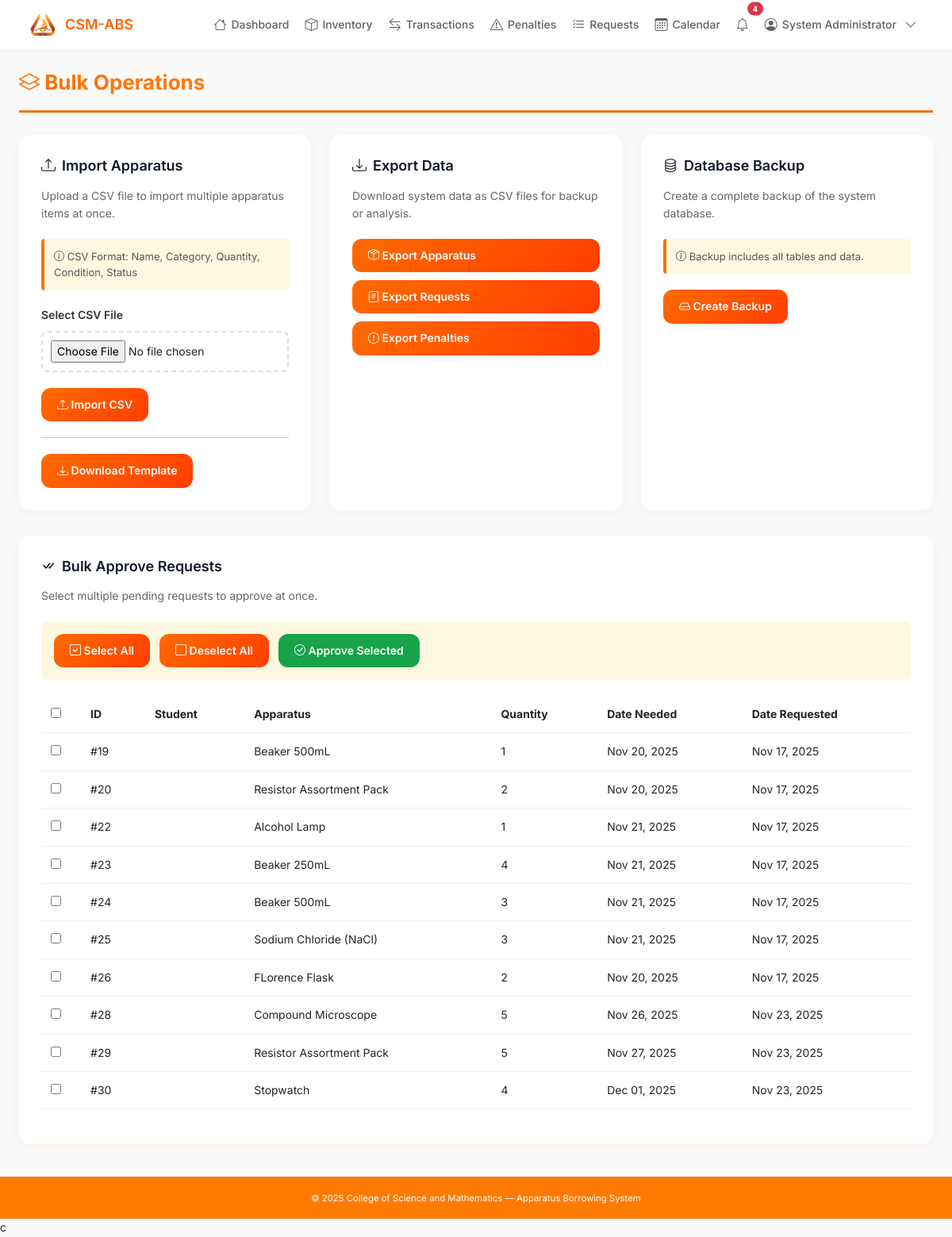
Before: /bulk_operations.php (signed in) with the older database file.
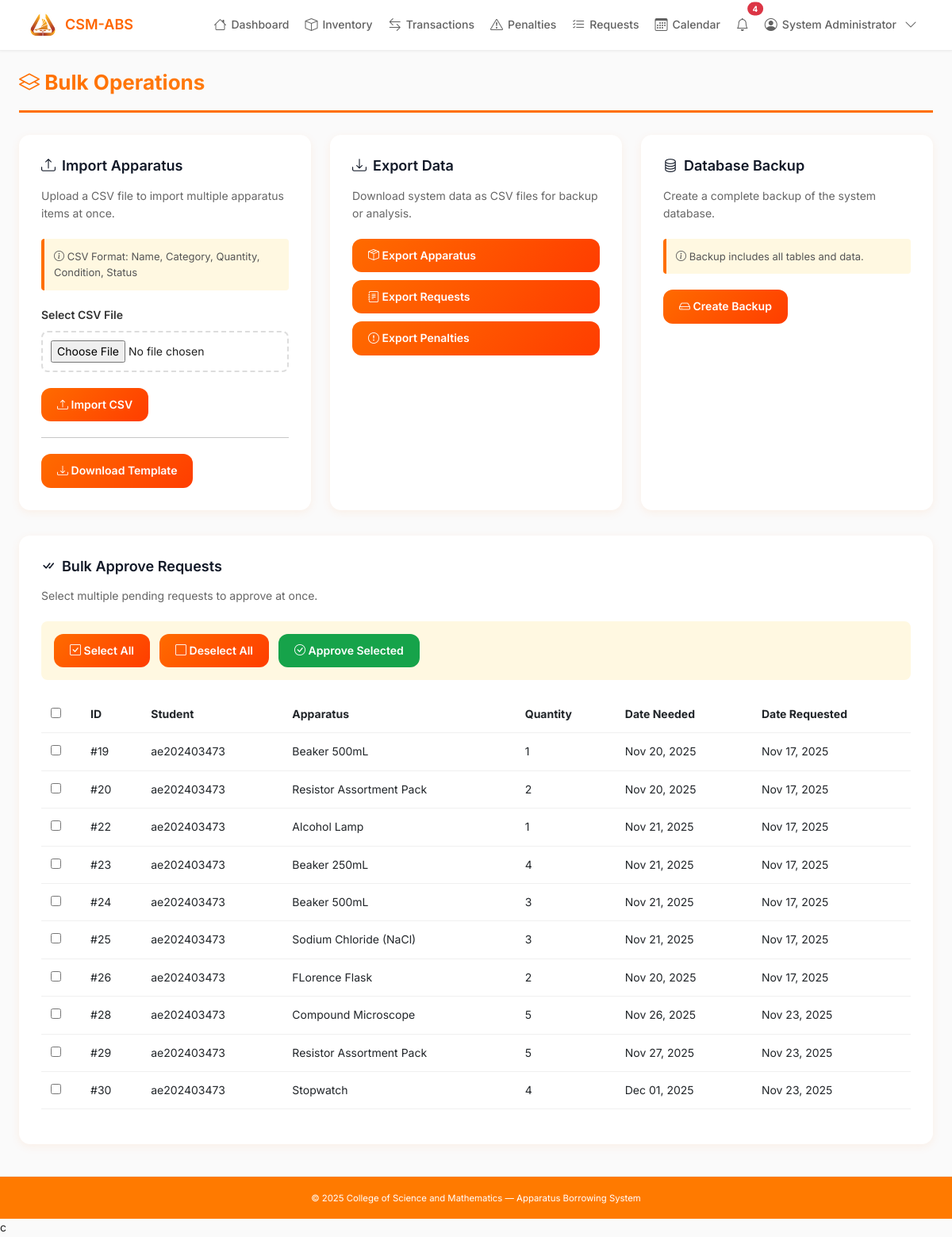
After: the same page with the newer database file.
### tables this page shows
CREATE TABLE `borrow_requests` (
  `request_id` int(11) NOT NULL,
  `student_id` int(11) DEFAULT NULL,
  `full_name` varchar(150) DEFAULT NULL,
  `student_first_name` varchar(50) NOT NULL,
  `student_last_name` varchar(50) NOT NULL,
  `student_mi` varchar(5) DEFAULT NULL,
  `faculty_id` int(11) DEFAULT NULL,
  `apparatus_id` int(11) DEFAULT NULL,
  `quantity` int(11) DEFAULT NULL,
  `concentration` varchar(100) DEFAULT NULL,
  `date_requested` date DEFAULT NULL,
  `date_needed` date DEFAULT NULL,
  `time_from` time DEFAULT NULL,
  `time_to` time DEFAULT NULL,
  `subject` varchar(100) DEFAULT NULL,
  `schedule` varchar(100) DEFAULT NULL,
  `room` varchar(50) DEFAULT NULL,
  `purpose` text DEFAULT NULL,
  `status` enum('pending','approved','released','returned','rejected') DEFAULT 'pending',
  `date_returned` datetime DEFAULT NULL,
  `remarks` text DEFAULT NULL,
  `archived` tinyint(1) DEFAULT 0
);

CREATE TABLE `apparatus` (
  `apparatus_id` int(11) NOT NULL,
  `name` varchar(100) NOT NULL,
  `category` varchar(50) DEFAULT NULL,
  `quantity` int(11) DEFAULT 0,
  `condition` varchar(50) NOT NULL DEFAULT 'Good',
  `description` text DEFAULT NULL,
  `status` enum('Available','Borrowed','Damaged','Maintenance') DEFAULT 'Available',
  `item_condition` enum('new','old') NOT NULL DEFAULT 'new' COMMENT 'Indicates whether the apparatus is new or used/old'
);

CREATE TABLE `users` (
  `user_id` int(11) NOT NULL,
  `first_name` varchar(50) NOT NULL,
  `last_name` varchar(50) NOT NULL,
  `middle_initial` char(1) DEFAULT NULL,
  `username` varchar(50) NOT NULL,
  `password` varchar(255) NOT NULL,
  `role` enum('admin','faculty','student','assistant') NOT NULL,
  `full_name` varchar(100) DEFAULT NULL,
  `email` varchar(100) DEFAULT NULL
);

### bulk_operations.php (the view, shortened to what this page needs)
<?php
require_once __DIR__ . '/includes/header.php';
$pending_requests = mysqli_query($conn, "
    SELECT br.*, u.full_name as student_name, a.name as apparatus_name
    FROM borrow_requests br
    LEFT JOIN users u ON br.student_id = u.user_id
    LEFT JOIN apparatus a ON br.apparatus_id = a.apparatus_id
    WHERE br.status = 'pending'
    ORDER BY br.date_requested ASC
    LIMIT 50
");
?>
<div class="page-header">
    <h2><i class="bi bi-layers"></i> Bulk Operations</h2>
</div>
<div class="operations-grid">
    <div class="operation-card">
        <h3><i class="bi bi-upload"></i> Import Apparatus</h3>
        <p>Upload a CSV file to import multiple apparatus items at once.</p>
        <div class="info-box">
            <i class="bi bi-info-circle"></i>
            CSV Format: Name, Category, Quantity, Condition, Status
        </div>
        <form method="POST" enctype="multipart/form-data">
            <div class="form-group">
                <label>Select CSV File</label>
                <input type="file" name="csv_file" accept=".csv" required>
            </div>
            <button type="submit" name="import_apparatus" class="btn-primary">
                <i class="bi bi-upload"></i> Import CSV
            </button>
        </form>
        <hr style="margin: 20px 0;">
        <a href="assets/apparatus_template.csv" class="btn-primary" download>
            <i class="bi bi-download"></i> Download Template
        </a>
    </div>
    <div class="operation-card">
        <h3><i class="bi bi-download"></i> Export Data</h3>
        <p>Download system data as CSV files for backup or analysis.</p>
        <div style="display: flex; flex-direction: column; gap: 10px;">
            <a href="?export=apparatus" class="btn-primary">
                <i class="bi bi-box-seam"></i> Export Apparatus
            </a>
            <a href="?export=requests" class="btn-primary">
                <i class="bi bi-journal-text"></i> Export Requests
            </a>
            <a href="?export=penalties" class="btn-primary">
                <i class="bi bi-exclamation-circle"></i> Export Penalties
            </a>
        </div>
    </div>
    <div class="operation-card">
        <h3><i class="bi bi-database"></i> Database Backup</h3>
        <p>Create a complete backup of the system database.</p>
        <div class="info-box">
            <i class="bi bi-info-circle"></i>
            Backup includes all tables and data.
        </div>
        <button class="btn-primary" onclick="alert('Database backup feature requires server configuration. Please contact your system administrator.')">
            <i class="bi bi-hdd"></i> Create Backup
        </button>
    </div>
</div>
<?php if (mysqli_num_rows($pending_requests) > 0): ?>
<div class="operation-card">
    <h3><i class="bi bi-check-all"></i> Bulk Approve Requests</h3>
    <p>Select multiple pending requests to approve at once.</p>
    <form method="POST">
        <div class="bulk-actions">
            <button type="button" onclick="selectAll()" class="btn-primary">
                <i class="bi bi-check-square"></i> Select All
            </button>
            <button type="button" onclick="deselectAll()" class="btn-primary">
                <i class="bi bi-square"></i> Deselect All
            </button>
            <button type="submit" name="bulk_approve" class="btn-success">
                <i class="bi bi-check-circle"></i> Approve Selected
            </button>
        </div>
        <div class="table-responsive">
            <table class="table">
                <thead>
                    <tr>
                        <th width="50">
                            <input type="checkbox" id="select_all">
                        </th>
                        <th>ID</th>
                        <th>Student</th>
                        <th>Apparatus</th>
                        <th>Quantity</th>
                        <th>Date Needed</th>
                        <th>Date Requested</th>
                    </tr>
                </thead>
                <tbody>
                    <?php while ($row = mysqli_fetch_assoc($pending_requests)): ?>
                    <tr>
                        <td>
                            <input type="checkbox" name="request_ids[]" value="<?= $row['request_id'] ?>" class="request_checkbox">
                        </td>
                        <td>#<?= $row['request_id'] ?></td>
                        <td><?= htmlspecialchars($row['student_name']) ?></td>
                        <td><?= htmlspecialchars($row['apparatus_name']) ?></td>
                        <td><?= $row['quantity'] ?></td>
                        <td><?= date('M d, Y', strtotime($row['date_needed'])) ?></td>
                        <td><?= date('M d, Y', strtotime($row['date_requested'])) ?></td>
                    </tr>
                    <?php endwhile; ?>
                </tbody>
            </table>
        </div>
    </form>
</div>
<?php endif; ?>
<?php require_once __DIR__ . '/includes/footer.php'; ?>c

Changed rows visible on the page:
changed through a linked row, borrow_requests id 19: student.full_name (not shown) → "ae202403473"
changed through a linked row, borrow_requests id 20: student.full_name (not shown) → "ae202403473"
changed through a linked row, borrow_requests "Alcohol Lamp": student.full_name (not shown) → "ae202403473"
changed through a linked row, borrow_requests "Beaker 250mL": student.full_name (not shown) → "ae202403473"
changed through a linked row, borrow_requests id 24: student.full_name (not shown) → "ae202403473"
changed through a linked row, borrow_requests "Sodium Chloride (NaCl)": student.full_name (not shown) → "ae202403473"
changed through a linked row, borrow_requests "FLorence Flask": student.full_name (not shown) → "ae202403473"
changed through a linked row, borrow_requests "Nov 26, 2025": student.full_name (not shown) → "ae202403473"
changed through a linked row, borrow_requests "Nov 27, 2025": student.full_name (not shown) → "ae202403473"
changed through a linked row, borrow_requests "Dec 01, 2025": student.full_name (not shown) → "ae202403473"
